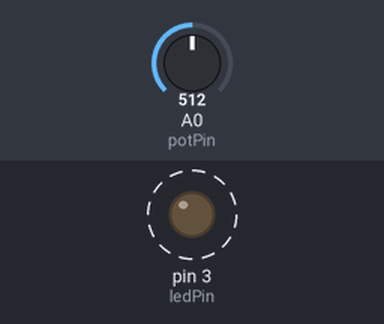
A sketch run on a simulated Arduino Uno, built with avr-gcc and run on an emulated ATmega328P. Parts: output pins drawn as LEDs (lit = HIGH). Dashed ring = blinking. The test bench sets the inputs (shaded band); at power-on: A0 (potPin) = 512. What the sketch prints to the serial monitor is not drawn.

Above: at 0.2 s.
Timing chart, 0 to 3.0 s (numbered marks = the images above):
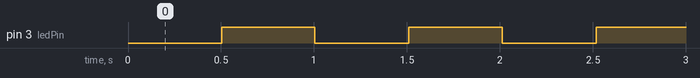

Measured:
- by itself, pin 3 (ledPin): alternates HIGH for 0.50 s and LOW for 0.50 s

The sketch:

blinkingWtimers_potInput.ino
```cpp
int ledPin = 3;
int blinkRate = 500;

long lastChange = 0;
boolean ledState = false;

int potVal;

int potPin = 0;

// LED connected to digital pin 13

void setup()
{
  pinMode(ledPin, OUTPUT);      // sets the digital pin as output
  Serial.begin(9600);

}

void loop()
{

potVal = analogRead(potPin);

Serial.println(potVal);

  if(millis()-lastChange>=blinkRate)
  {
    ledState = !ledState;
    digitalWrite(ledPin,ledState);
    lastChange=millis();
  }

}
```
